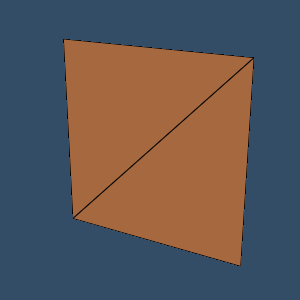

This figure's Python source:
#!/usr/bin/env python

# Read an OBJ file with double precision coordinates and render.

import os

import vtkmodules.vtkInteractionStyle  # noqa: F401
import vtkmodules.vtkRenderingFreeType  # noqa: F401
import vtkmodules.vtkRenderingOpenGL2  # noqa: F401

from vtkmodules.vtkIOGeometry import vtkOBJReader
from vtkmodules.vtkRenderingCore import (
    vtkActor,
    vtkPolyDataMapper,
    vtkRenderWindow,
    vtkRenderWindowInteractor,
    vtkRenderer,
)

# Source
data_dir = os.environ.get("VPE_DATA_DIR", os.path.dirname(os.path.abspath(__file__)))

# Read OBJ file
obj_reader = vtkOBJReader()
obj_reader.SetFileName(os.path.join(data_dir, "obj_singletexture.obj"))
obj_reader.Update()

# Mapper
poly_mapper = vtkPolyDataMapper()
poly_mapper.SetInputConnection(obj_reader.GetOutputPort())

# Actor
obj_actor = vtkActor()
obj_actor.SetMapper(poly_mapper)
obj_actor.GetProperty().SetColor(0.8, 0.5, 0.3)
obj_actor.GetProperty().EdgeVisibilityOn()
obj_actor.GetProperty().SetEdgeColor(0, 0, 0)

# Renderer
renderer = vtkRenderer()
renderer.AddActor(obj_actor)
renderer.SetBackground(0.2, 0.3, 0.4)

# Render window
render_window = vtkRenderWindow()
render_window.AddRenderer(renderer)
render_window.SetWindowName("obj reader double")
render_window.SetMultiSamples(0)
render_window.SetSize(300, 300)

# Interactor
interactor = vtkRenderWindowInteractor()
interactor.SetRenderWindow(render_window)

# Scene
renderer.ResetCamera()
camera = renderer.GetActiveCamera()
camera.Azimuth(30)
camera.Elevation(20)
renderer.ResetCameraClippingRange()

interactor.Initialize()
interactor.Start()
